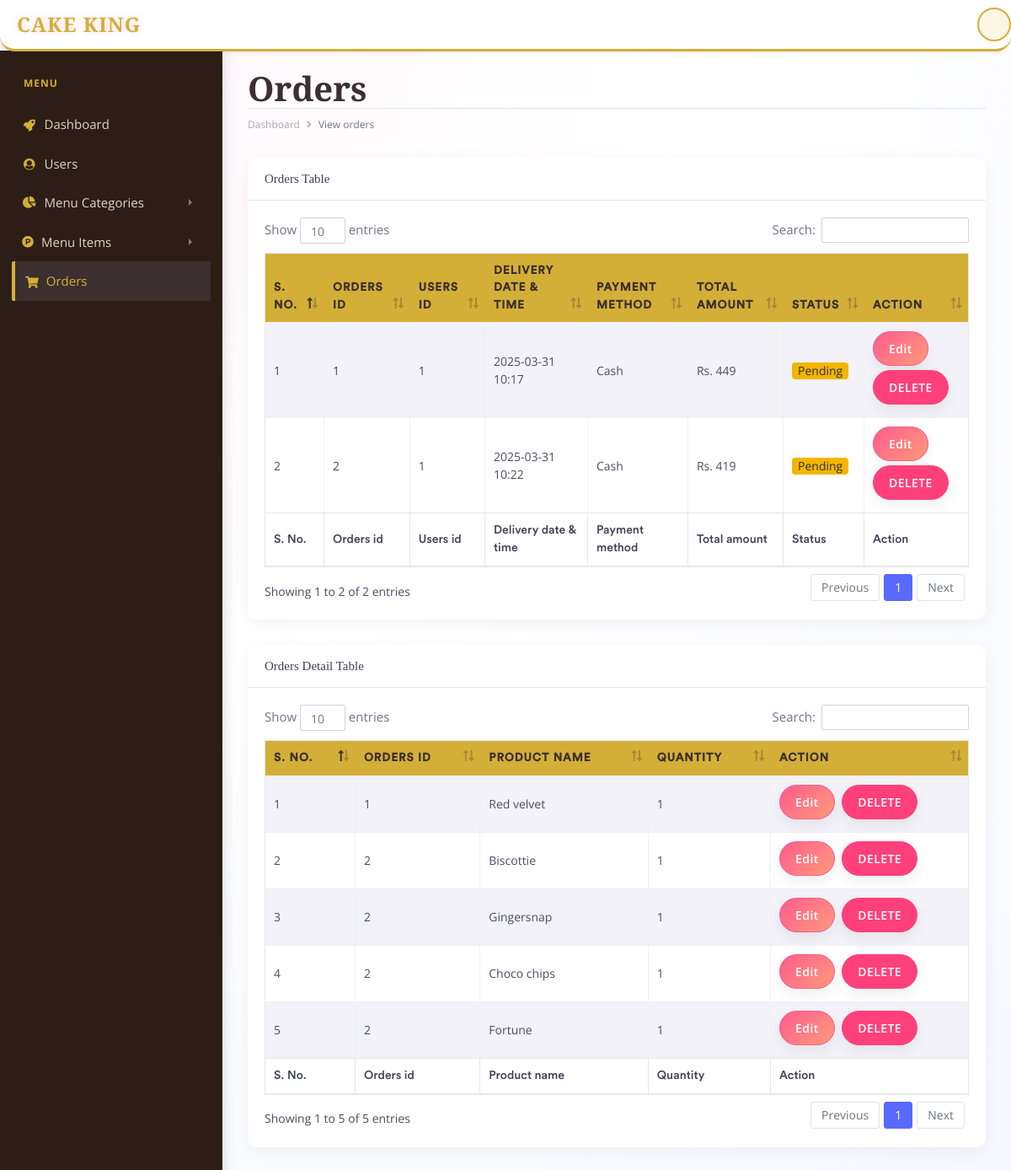
/onlinecakeshop/admin/view_orders.php (signed in), run on the app's committed database.
### tables this page shows
CREATE TABLE `cake_shop_orders` (
  `orders_id` int(11) NOT NULL,
  `users_id` int(11) NOT NULL,
  `invoice_id` varchar(50) NOT NULL,
  `delivery_date` varchar(100) NOT NULL,
  `payment_method` varchar(50) NOT NULL,
  `total_amount` varchar(100) NOT NULL
);

CREATE TABLE `cake_shop_orders_detail` (
  `orders_detail_id` int(11) NOT NULL,
  `orders_id` int(11) NOT NULL,
  `product_name` varchar(100) NOT NULL,
  `quantity` int(11) NOT NULL
);

### onlinecakeshop/admin/view_orders.php (the view, shortened to what this page needs)
<?php
if (isset($_SESSION['user_admin_id']) && $_SESSION['user_admin_id'] != null) {
?>
<!doctype html>
<html lang="en">
<head>
    <link rel="stylesheet" href="../css/bootstrap.min.css">
    <link href="../fonts/circular-std/style.css" rel="stylesheet">
    <link rel="stylesheet" href="../css/style.css">
    <link rel="stylesheet" href="../fonts/fontawesome/css/fontawesome-all.css">
    <link rel="stylesheet" href="../css/dataTables.bootstrap4.css">
    <link rel="stylesheet" href="css/admin-custom.css?v=1775031340">
    <link href="https://unpkg.com/aos@2.3.1/dist/aos.css" rel="stylesheet">
</head>
<body>
    <div class="dashboard-main-wrapper">
        <div class="dashboard-header">
            <nav class="navbar navbar-expand-lg bg-white fixed-top shadow-sm navbar-elevated">
                <a class="navbar-brand" href="#">CAKE KING</a>
                <div class="collapse navbar-collapse" id="navbarSupportedContent">
                    <ul class="navbar-nav ml-auto navbar-right-top">
                        <li class="nav-item dropdown nav-user">
                            <a class="nav-link nav-user-img p-0" href="#" id="navbarDropdownMenuLink2" data-toggle="dropdown" aria-haspopup="true" aria-expanded="false"><div class="user-avatar-md rounded-circle d-flex align-items-center justify-content-center" style="width: 40px; height: 40px; background-color: #fdf5e6; color: #d4af37; border: 2px solid #d4af37; font-size: 1.2rem;"><i class="fas fa-user-shield"></i></div></a>
                        </li>
                    </ul>
                </div>
            </nav>
        </div>
        <div class="nav-left-sidebar sidebar-dark">
            <div class="menu-list">
                <nav class="navbar navbar-expand-lg navbar-light">
                    <div class="collapse navbar-collapse" id="navbarNav">
                        <ul class="navbar-nav flex-column">
                            <li class="nav-divider">
                                Menu
                            </li>
                            <li class="nav-item ">
                                <a class="nav-link" href="dashboard.php"><i class="fa fa-fw fa-rocket"></i>Dashboard</a>
                            </li>
                            <li class="nav-item">
                                <a class="nav-link" href="view_users.php"><i class="fa fa-fw fa-user-circle"></i>Users</a>
                            </li>
                            <li class="nav-item">
                                <a class="nav-link" href="#" data-toggle="collapse" aria-expanded="false" data-target="#submenu-3" aria-controls="submenu-3"><i class="fas fa-fw fa-chart-pie"></i>Menu Categories</a>
                            </li>
                            <li class="nav-item ">
                                <a class="nav-link" href="#" data-toggle="collapse" aria-expanded="false" data-target="#submenu-4" aria-controls="submenu-4"><i class="fab fa-product-hunt"></i>Menu Items</a>
                            </li>
                            <li class="nav-item">
                                <a class="nav-link active" href="view_orders.php"><i class="fas fa-shopping-cart"></i>Orders</a>
                            </li>
                        </ul>
                    </div>
                </nav>
            </div>
        </div>
        <div class="dashboard-wrapper">
            <div class="container-fluid dashboard-content">
                <div class="row">
                    <div class="col-xl-12 col-lg-12 col-md-12 col-sm-12 col-12">
                        <div class="page-header">
                            <h2 class="pageheader-title">Orders</h2>
                            <div class="page-breadcrumb">
                                <nav aria-label="breadcrumb">
                                    <ol class="breadcrumb">
                                        <li class="breadcrumb-item"><a href="dashboard.php" class="breadcrumb-link">Dashboard</a></li>
                                        <li class="breadcrumb-item active" aria-current="page">View orders</li>
                                    </ol>
                                </nav>
                            </div>
                        </div>
                    </div>
                </div>
                <div class="row">
                    <div class="col-xl-12 col-lg-12 col-md-12 col-sm-12 col-12">
                        <div class="card table-premium">
                            <h5 class="card-header">Orders Table</h5>
                            <div class="card-body">
                                <div class="table-responsive">
                                    <table class="table table-striped table-bordered first">
                                        <thead>
                                            <tr>
                                                <th>S. No.</th>
                                                <th>Orders id</th>
                                                <th>Users id</th>
                                                <th>Delivery date & time</th>
                                                <th>Payment method</th>
                                                <th>Total amount</th>
                                                <th>Status</th>
                                                <th>Action</th>
                                            </tr>
                                        </thead>
                                        <tbody>
                                            <?php
                                            require_once('../config.php');
                                            $select = "SELECT * FROM cake_shop_orders";
                                            $query = mysqli_query($conn, $select);
                                            $i = 1;
                                            while ($res = mysqli_fetch_assoc($query)) {
                                                $deliveryDateTime = date("Y-m-d H:i", strtotime($res['delivery_date']));
                                            ?>
                                            <tr>
                                                <td><?php echo $i++;?></td>
                                                <td><?php echo $res['orders_id'];?></td>
                                                <td><?php echo $res['users_id'];?></td>
                                                <td><?php echo $deliveryDateTime; ?></td>
                                                <td><?php echo $res['payment_method'];?></td>
                                                <td>Rs. <?php echo $res['total_amount'];?></td>
                                                <td>
                                                    <?php
                                                        $status = isset($res['order_status']) ? $res['order_status'] : 'Pending';
                                                        $badge_class = 'badge-secondary';
                                                        if($status == 'Pending') $badge_class = 'badge-warning';
                                                    ?>
                                                    <span class="badge <?php echo $badge_class; ?>"><?php echo htmlspecialchars($status); ?></span>
                                                </td>
                                                <td>
                                                    <button data-toggle="modal" data-target="#exampleModal" class="btn btn-space btn-primary" onclick="edit_orders(<?php echo $res['orders_id'];?>)">Edit</button>
                                                    <button onclick="delete_orders(<?php echo $res['orders_id'];?>)" class="btn btn-space btn-secondary">DELETE</button>
                                                </td>
                                            </tr>
                                            <?php } ?>
                                        </tbody>
                                        <tfoot>
                                            <tr>
                                                <th>S. No.</th>
                                                <th>Orders id</th>
                                                <th>Users id</th>
                                                <th>Delivery date & time</th>
                                                <th>Payment method</th>
                                                <th>Total amount</th>
                                                <th>Status</th>
                                                <th>Action</th>
                                            </tr>
                                        </tfoot>
                                    </table>
                                </div>
                            </div>
                        </div>
                    </div>
                </div>
                <div class="row">
                    <div class="col-xl-12 col-lg-12 col-md-12 col-sm-12 col-12">
                        <div class="card table-premium">
                            <h5 class="card-header">Orders Detail Table</h5>
                            <div class="card-body">
                                <div class="table-responsive">
                                    <table class="table table-striped table-bordered first">
                                        <thead>
                                            <tr>
                                                <th>S. No.</th>
                                                <th>Orders id</th>
                                                <th>Product name</th>
                                                <th>Quantity</th>
                                                <th>Action</th>
                                            </tr>
                                        </thead>
                                        <tbody>
                                            <?php
                                            require_once('../config.php');
                                            $select = "SELECT * FROM cake_shop_orders_detail";
                                            $query = mysqli_query($conn, $select);
                                            $i = 1;
                                            while ($res = mysqli_fetch_assoc($query)) {
                                            ?>
                                            <tr>
                                                <td><?php echo $i++;?></td>
                                                <td><?php echo $res['orders_id'];?></td>
                                                <td><?php echo $res['product_name'];?></td>
                                                <td><?php echo $res['quantity'];?></td>
                                                <td>
                                                    <button data-toggle="modal" data-target="#exampleModal1" class="btn btn-space btn-primary" onclick="edit_orders_detail(<?php echo $res['orders_detail_id'];?>)">Edit</button>
                                                    <button onclick="delete_orders_detail(<?php echo $res['orders_detail_id'];?>)" class="btn btn-space btn-secondary">DELETE</button>
                                                </td>
                                            </tr>
                                            <?php } ?>
                                        </tbody>
                                        <tfoot>
                                            <tr>
                                                <th>S. No.</th>
                                                <th>Orders id</th>
                                                <th>Product name</th>
                                                <th>Quantity</th>
                                                <th>Action</th>
                                            </tr>
                                        </tfoot>
                                    </table>
                                </div>
                            </div>
                        </div>
                    </div>
                </div>
            </div>
        </div>
    </div>
</body>
</html>
<?php
} else {
    header("Location: index.php");
}
?>

### onlinecakeshop/admin/css/admin-custom.css (style rules this page uses)
body { background-color: #f8f6f0; font-family: 'Open Sans', sans-serif; }
h1, h2, h3, h4, h5, h6, .navbar-brand { font-family: 'Playfair Display', serif; }
.sidebar-dark { background-color: #2c1e16 !important; box-shadow: 4px 0 15px rgba(0,0,0,0.1); }
.sidebar-dark .nav-divider { color: #d4af37 !important; font-weight: 700; letter-spacing: 1px; }
.sidebar-dark .navbar-nav .nav-link { color: #e0d5c1 !important; font-size: 15px; transition: all 0.3s; }
.sidebar-dark .navbar-nav .nav-link:hover, .sidebar-dark .navbar-nav .nav-link.active, .sidebar-dark .navbar-nav .nav-link:focus { background-color: #3b2f2f !important; color: #d4af37 !important; border-left: 4px solid #d4af37; }
.sidebar-dark .navbar-nav .nav-link i { color: #d4af37 !important; }
.dashboard-header .navbar { background-color: #ffffff !important; border-bottom: 3px solid #d4af37; box-shadow: 0 2px 10px rgba(0,0,0,0.05); }
.dashboard-header .navbar-brand { color: #d4af37 !important; font-weight: 700; font-size: 24px; letter-spacing: 1px; }
.pageheader-title { color: #3b2f2f !important; font-size: 2.5rem !important; font-weight: 700; }
.table-premium { background: #fff; border-radius: 12px; overflow: hidden; box-shadow: 0 5px 20px rgba(0,0,0,0.05); border: none; }
.table-premium thead th { background-color: #d4af37 !important; color: #3b2f2f !important; border: none; font-weight: 800; text-transform: uppercase; font-size: 0.85rem; letter-spacing: 1px; }
.table-premium tbody td { border-color: #f1f1f1; vertical-align: middle; }

### data on the page
cake_shop_orders: orders_id "1", users "1", delivery_date "2025-03-31 10:17", payment_method "Cash", total_amount "449", status "Pending"
cake_shop_orders: orders_id "2", users "1", delivery_date "2025-03-31 10:22", payment_method "Cash", total_amount "419", status "Pending"
cake_shop_orders_detail: orders "1", product_name "Red velvet", quantity "1"
cake_shop_orders_detail: orders "2", product_name "Biscottie", quantity "1"
cake_shop_orders_detail: orders "2", product_name "Gingersnap", quantity "1"
cake_shop_orders_detail: orders "2", product_name "Choco chips", quantity "1"
cake_shop_orders_detail: orders "2", product_name "Fortune", quantity "1"
